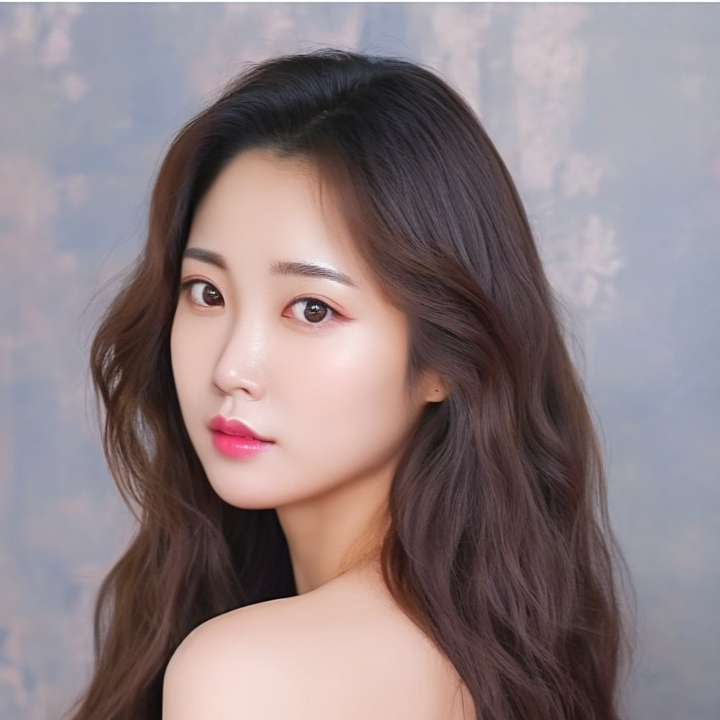
#> input picture references/img001.jpg, 720 x 720 px, found by its file name
$ jupyter execute --allow-errors basic_image_processing_001.ipynb   (shell and % lines are left out)
#> lines starting #> are read from the running program, lines starting #| are printed output that depends on the picture
数据读取-图像

· cv2.IMREAD_COLOR: 彩色图像

· cv2.IMREAD_GRAYSCALE: 灰度图像

[cell 1]
import cv2 #opencv读取的格式是BGR
import matplotlib.pyplot as plt
import numpy as np

[cell 2]
# load image
img001 = cv2.imread('C:/Computer_Vision/OpenCV-Python/references/img001.jpg')
#> img001 is the input picture: shape (720, 720, 3); mean B, G, R 130.6, 127.6, 142

[cell 3]
# 目前是h,w,c 三维图像
img001

[cell 4]
# 图像的显示，也可以创建多个窗口
cv2.imshow('img001', img001)
# 等待时间，毫秒级，0表示任意键终止
cv2.waitKey(0)
cv2.destroyAllWindows()

[cell 5]
def cv_show(name, img):
    cv2.imshow(name, img)
    cv2.waitKey(0)
    cv2.destroyAllWindows()

[cell 6]
img001.shape
#> Out = (720, 720, 3)

[cell 7]
img001_gray = cv2.imread('C:/Computer_Vision/OpenCV-Python/references/img001.jpg', cv2.IMREAD_GRAYSCALE)
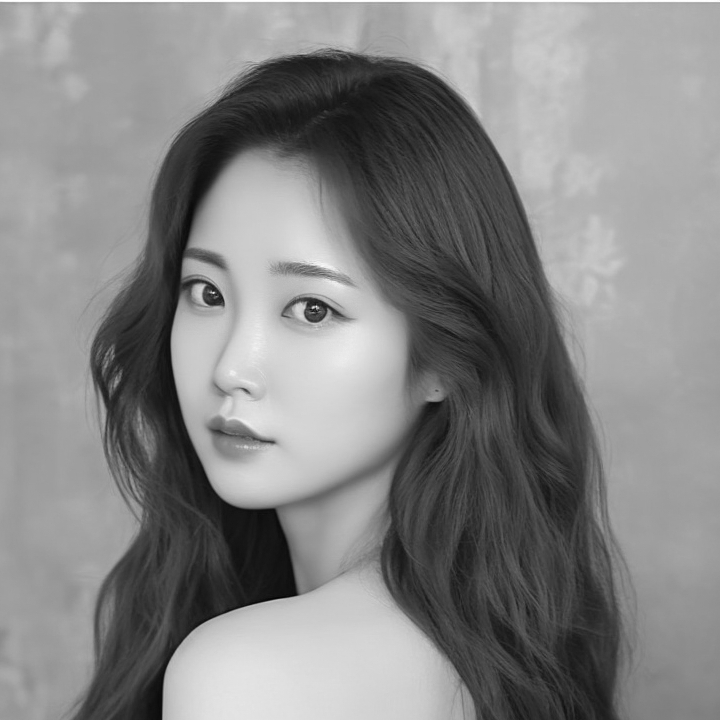
#> img001_gray: shape (720, 720); min 4, max 255, mean 132.2
# 变成了h,w二维图像
img001_gray

[cell 8]
img001_gray.shape
#> Out = (720, 720)

[cell 9]
cv_show('img001_gray', img001_gray)

#> (a cell that did not finish here is left out)

[cell 11]
# 图片底层类型
type(img001_gray)

[cell 12]
img001_gray.size
#> Out = 518400
